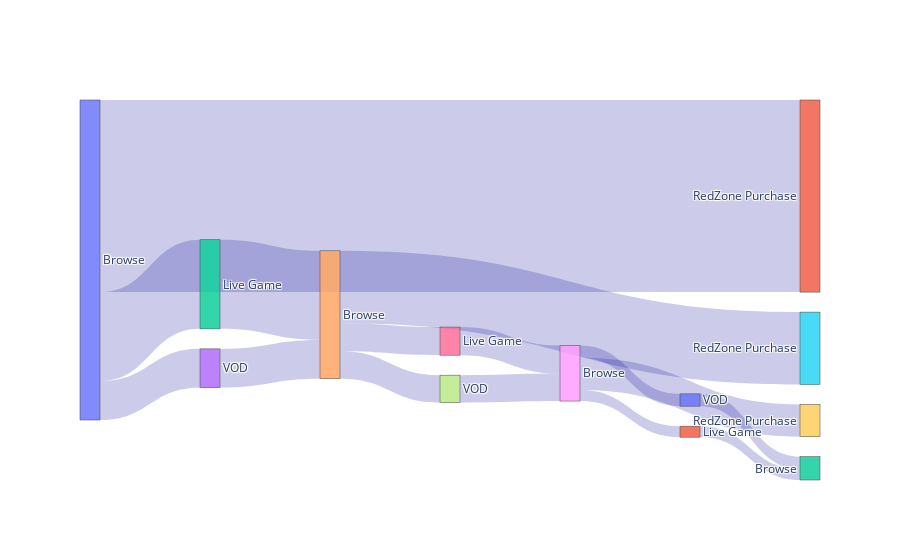

Notebook code for this chart:
### Code cell
fig.show()

### Figure 1 — Plotly figure (JSON) as saved in the notebook; plotly's stock layout.template omitted (floating-point values rounded to 4 significant figures)
{"data": [{"link": {"color": "rgba(0,0,150,0.2)", "label": ["60.0317 %", "27.8512 %", "12.1171 %", "69.6833 %", "30.3167 %", "56.5541 %", "21.977 %", "21.4688 %", "50.5848 %", "49.4152 %", "58.0195 %", "22.192 %", "19.7885 %", "52.8626 %", "47.1374 %"], "source": [0, 0, 0, 2, 3, 4, 4, 4, 6, 7, 8, 8, 8, 10, 11], "target": [1, 2, 3, 4, 4, 5, 6, 7, 8, 8, 9, 10, 11, 12, 12], "value": [21576, 10010, 4355, 10010, 4355, 8124, 3157, 3084, 3157, 3084, 3621, 1385, 1235, 1385, 1235]}, "node": {"label": ["Browse", "RedZone Purchase", "Live Game", "VOD", "Browse", "RedZone Purchase", "Live Game", "VOD", "Browse", "RedZone Purchase", "VOD", "Live Game", "Browse"]}, "type": "sankey"}], "layout": {"autosize": true}}
